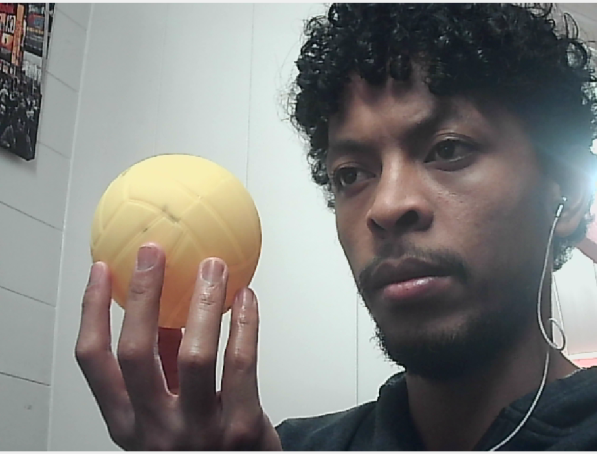
#> input picture ball_tracking/ball_tracking/include/img.png, 597 x 454 px
$ python -i ball_tracking.py   (imports and definitions only)
#> lines starting #> are read from the running program, lines starting #| are printed output that depends on the picture; after the words box and inside, x2 and y2 are one past the last pixel; in counts of white or black regions, pixels touching at a corner belong together
### ball_tracking_node/TrackerHelper.py
class TrackerHelper():
    def __init__(self, focal_length = 10000,real_ball_radius = 100):
#> further down, picture is the input picture: shape (454, 597, 3); mean B, G, R 123.9, 127, 127.9
        self.focal_length = focal_length
        self.real_ball_radius = real_ball_radius

    # focal length finder function
    # [11 lines left out: functions setFocalLength, getCoordinates, not called in this run]

    def getDistance(self,radius_in_frame):
        return self.focal_length * self.real_ball_radius / radius_in_frame
    # def initializeFocalLength(self):


### ball_tracking_node/ball_tracking.py
# USAGE
# python ball_tracking.py --video ball_tracking_example.mp4
# python ball_tracking.py

# import the necessary packages
from collections import deque
from imutils.video import VideoStream
import numpy as np
import cv2
import imutils
import time
from TrackerHelper import TrackerHelper

class Tracker():
	def __init__(self,
			  trackerHelper = TrackerHelper(real_ball_radius=5., focal_length=277.),
			  yellowLower = (20, 100, 100),
			  yellowUpper = (30, 255, 255)):
		# trackerHelper = TrackerHelper(real_ball_radius=5., focal_length=277.)
		self.trackerHelper = trackerHelper

		# define the lower and upper boundaries of the "green"
		# ball in the HSV color space, then initialize the
		# list of tracked points
		# greenLower = (29, 86, 6)
		# greenUpper = (64, 255, 255)
		self.yellowLower = yellowLower
		self.yellowUpper = yellowUpper
		self.buffer = 64
		self.pts = deque(maxlen=self.buffer)


		# allow the camera or video file to warm up
		time.sleep(2.0)

	def callBack(self, frame_from_image_topic):

		# grab the current frame
		frame = frame_from_image_topic

		# resize the frame, blur it, and convert it to the HSV
		# color space
		# frame = imutils.resize(frame, width=600)
		blurred = cv2.GaussianBlur(frame, (11, 11), 0)
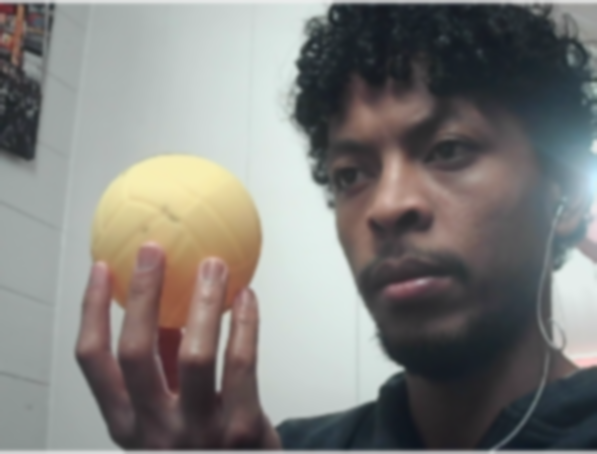
#> blurred: shape (454, 597, 3); mean B, G, R 123.8, 126.9, 127.8
		hsv = cv2.cvtColor(blurred, cv2.COLOR_BGR2HSV)
#> hsv: shape (454, 597, 3); mean H, S, V 84.4, 36.9, 134.3

		# construct a mask for the color "green", then perform
		# a series of dilations and erosions to remove any small
		# blobs left in the mask
		mask = cv2.inRange(hsv, self.yellowLower, self.yellowUpper)
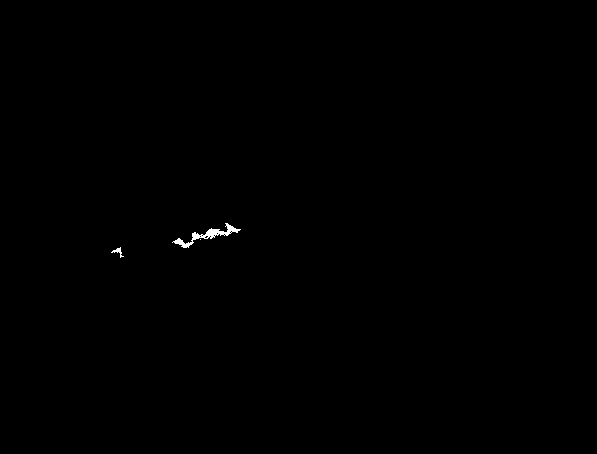
#> mask: shape (454, 597); 0.15% white; 3 white regions (1 under 20 px), largest, box (x1, y1, x2, y2) and area: (172, 223, 241, 248) 374, (111, 247, 124, 258) 44
		mask = cv2.erode(mask, None, iterations=2)
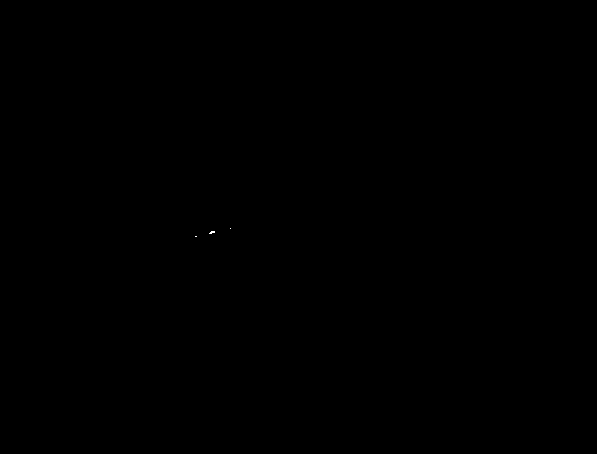
#> mask: shape (454, 597); 0.01% white in thin lines or dots, all inside (x1, y1, x2, y2) = (195, 228, 231, 237)
		mask = cv2.dilate(mask, None, iterations=2)
#> mask: shape (454, 597); 0.04% white; 3 white regions

		# find contours in the mask and initialize the current
		# (x, y) center of the ball
		cnts = cv2.findContours(mask.copy(), cv2.RETR_EXTERNAL,
			cv2.CHAIN_APPROX_SIMPLE)
#> cnts = 3 contours, 1 with area under 20; largest, box (x1, y1, x2, y2) and area: (207, 229, 217, 236) 50, (193, 234, 199, 239) 20
		cnts = imutils.grab_contours(cnts)
		center = None

		# only proceed if at least one contour was found
		if len(cnts) > 0:
			# find the largest contour in the mask, then use
			# it to compute the minimum enclosing circle and
			# centroid
			c = max(cnts, key=cv2.contourArea)
#> c = [[209, 229], [207, 231], [207, 235], [213, 235], [214, 234], [216, 234], [216, 229]]
			((x, y), radius) = cv2.minEnclosingCircle(c)
#> x = 211.5; y = 232; radius = 5.41
			M = cv2.moments(c)
#> M = moments, m00 49.5, centre m10/m00, m01/m00 = (211.5, 232)
			center = (int(M["m10"] / M["m00"]), int(M["m01"] / M["m00"]))
#> center = (211, 231)

			# only proceed if the radius meets a minimum size
			if radius > 10:
				# draw the circle and centroid on the frame,
				# then update the list of tracked points
				cv2.circle(frame, (int(x), int(y)), int(radius),
					(0, 255, 255), 2)
				cv2.circle(frame, center, 5, (0, 0, 255), -1)
			# trackerHelper.setFocalLength(30.,radius)
			# print(f"focal_length = {trackerHelper.focal_length}")
			# distance = trackerHelper.getDistance(radius)
			print(f"(x,y) = ({x},{y})")
#| (x,y) = (211.5,232.0)
			# trackerHelper.getCoordinates(radius,x)
			# print(f"Distance = {distance}")

		# update the points queue
		self.pts.appendleft(center)

		# loop over the set of tracked points
		for i in range(1, len(self.pts)):
			# if either of the tracked points are None, ignore
			# them
			if self.pts[i - 1] is None or self.pts[i] is None:
				continue

			# otherwise, compute the thickness of the line and
			# draw the connecting lines
			thickness = int(np.sqrt(self.buffer / float(i + 1)) * 2.5)
			cv2.line(frame, self.pts[i - 1], self.pts[i], (0, 0, 255), thickness)

		# show the frame to our screen
		cv2.imshow("Ball detection", frame)
		key = cv2.waitKey(1) & 0xFF
#> (key Esc is pressed here)

>>> import cv2
>>> picture = cv2.imread('../ball_tracking/ball_tracking/include/img.png')
>>> result = Tracker().callBack(picture)
